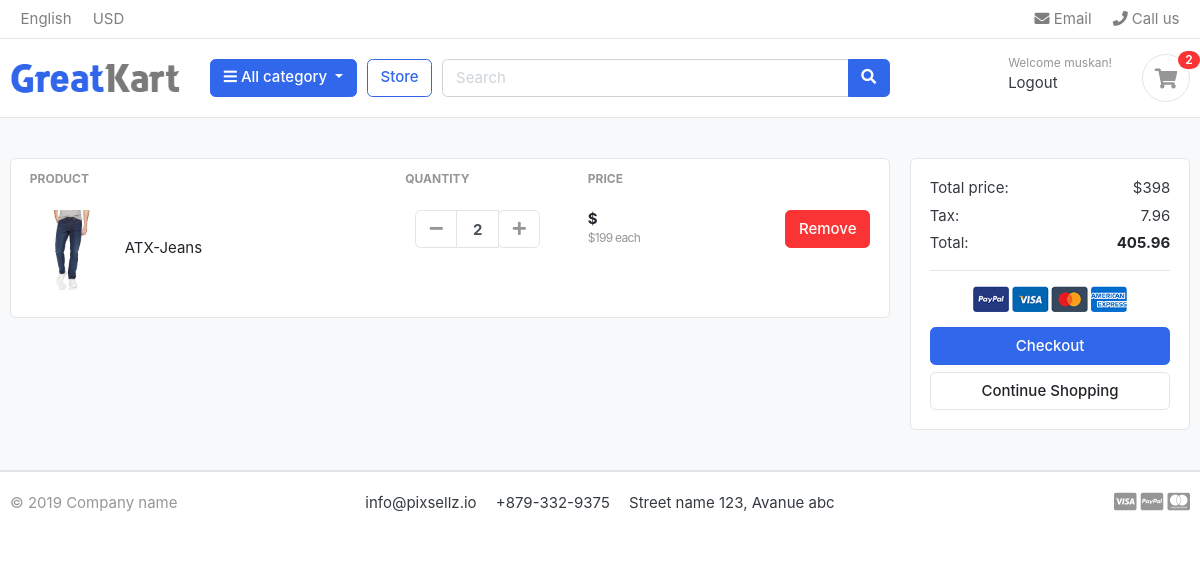
Screenshot of /cart/ (signed in) with the database file from the repository.
### accounts/models.py (models this page shows, shortened)
class Account(AbstractBaseUser):
    first_name = models.CharField(max_length=50)
    last_name = models.CharField(max_length=50)
    username = models.CharField(max_length=50, unique=True)
    email = models.EmailField(max_length=100, unique=True)
    phone_number = models.CharField(max_length=50, blank=True, null=True)
    date_joined = models.DateTimeField(auto_now_add=True)
    last_login = models.DateTimeField(auto_now=True)  # Default field from AbstractBaseUser
    is_admin = models.BooleanField(default=False)
    is_staff = models.BooleanField(default=False)
    is_active = models.BooleanField(default=True)  # Active by default
    is_superadmin = models.BooleanField(default=False)
    USERNAME_FIELD = 'email'
    REQUIRED_FIELDS = ['username', 'first_name', 'last_name']
    objects = MyAccountManager()

### cart/models.py (models this page shows, shortened)
class CartItem(models.Model):
    user = models.ForeignKey(Account, on_delete=models.CASCADE,null=True)
    product = models.ForeignKey(Product, on_delete=models.CASCADE)
    variations = models.ManyToManyField(Variation, blank=True)
    cart = models.ForeignKey(Cart, on_delete=models.CASCADE, null=True)
    quantity = models.IntegerField()
    is_active = models.BooleanField(default=True)

### store/models.py (models this page shows, shortened)
class Product(models.Model):
    product_name = models.CharField(max_length=200, unique=True)
    slug = models.SlugField(max_length=200,unique=True)
    description = models.TextField(max_length=500,blank=True)
    price = models.IntegerField()
    images = models.ImageField(upload_to='photos/products')
    stock = models.IntegerField()
    is_available = models.BooleanField(default=True)
    category = models.ForeignKey(Category, on_delete=models.CASCADE)
    created_date = models.DateTimeField(auto_now_add=True)
    modified_date = models.DateTimeField(auto_now_add=True)
    def get_url(self):
        return reverse('product_details', args = [self.category.slug,self.slug])

### cart/views.py (the view)
# urls.py: path('', views.cart, name='cart'),
def cart(request, total=0, quantity=0, cart_items=None):
    try:
        tax = 0
        grand_total = 0
        if request.user.is_authenticated:
            cart_items = CartItem.objects.filter(user=request.user, is_active=True)
        else:
            cart = Cart.objects.get(cart_id=_cart_id(request))
            cart_items = CartItem.objects.filter(cart=cart, is_active=True)
        for cart_item in cart_items:
            total += (cart_item.product.price * cart_item.quantity)
            quantity += cart_item.quantity
        tax = (2 * total)/100
        grand_total = total + tax
    except ObjectDoesNotExist:
        pass #just ignore
    context = {
        'total': total,
        'quantity': quantity,
        'cart_items': cart_items,
        'tax'       : tax,
        'grand_total': grand_total,
    }
    return render(request, 'store/cart.html', context)

### cart/context_processors.py (called while the page is built)
def counter(request):
    cart_count = 0
    if 'admin' in request.path:
        return {}  # Don't calculate cart count for admin paths
    else:
        try:
            cart = Cart.objects.filter(cart_id=_cart_id(request)).first()
            if request.user.is_authenticated:
                cart_items = CartItem.objects.filter(user = request.user)
            else:
                cart_items = CartItem.objects.filter(cart=cart)
            for cart_item in cart_items:
                cart_count += cart_item.quantity
        except Cart.DoesNotExist:
            cart_count = 0  # Handle case where cart does not exist
    print("carrrt",cart_count)
    return dict(cart_count=cart_count)

### cart/views.py (called while the page is built)
def _cart_id(request):
    cart = request.session.session_key
    if not cart:
        cart = request.session.create()
    return cart

### category/context_processors.py (called while the page is built)
def menu_links(request):
    links = Category.objects.all()
    return dict(links = links)

### category/models.py (called while the page is built)
    def get_url(self):
        return reverse('product_by_category', args=[self.slug])

### templates/store/cart.html (shortened to what this page needs)
{% extends 'base.html' %}
{% load static %}
{% block content %}
<section class="section-content padding-y bg">
    <div class="container">
    {% if not cart_items %}
         <h2 class="text-center" > Your Shopping Cart is Empty</h2>
         <br>
         <div class="text-center">
            <a href="{% url 'store' %}" class="btn btn-primary"> Continue Shopping</a>
         </div>
    {% else %}
    <div class="row">
        <aside class="col-lg-9">
    <div class="card">
    <table class="table table-borderless table-shopping-cart">
    <thead class="text-muted">
    <tr class="small text-uppercase">
      <th scope="col">Product</th>
      <th scope="col" width="120">Quantity</th>
      <th scope="col" width="120">Price</th>
      <th scope="col" class="text-right" width="200"> </th>
    </tr>
    </thead>
    <tbody>
    {% for cart_item in cart_items %}
    <tr>
        <td>
            <figure class="itemside align-items-center">
                <div class="aside"><img src="{{cart_item.product.images.url}}" class="img-sm"></div>
                <figcaption class="info">
                    <a href="{{cart_item.product.get_url }}" class="title text-dark">{{cart_item.product.product_name}}</a>
                </figcaption>
            </figure>
        </td>
        <td>
                        <div class="col">
                            <div class="input-group input-spinner">
                                <div class="input-group-prepend">
                                <a href="{% url 'remove_cart' cart_item.product.id cart_item.id %}" class="btn btn-light" type="button" id="button-plus"> <i class="fa fa-minus"></i> </a>
                                </div>
                                <input type="text" class="form-control"  value="{{cart_item.quantity}}">
                                <div class="input-group-append">
                            <form action="{% url 'add_cart' cart_item.product.id %}" method = "POST">
                                <button  class="btn btn-light" type="submit" id="button-minus"> <i class="fa fa-plus"></i> </button>
                            </form>
                            </div>
                            </div>
                        </div>
        </td>
        <td>
            <div class="price-wrap">
                <var class="price">${{cart_item.total_price}}</var>
                <small class="text-muted"> ${{cart_item.product.price}} each </small>
            </div>
        </td>
        <td class="text-right">
        <a href="{% url 'remove_cart_item' cart_item.product.id  cart_item.id %}" class="btn btn-danger" onclick="return confirm('ARE YOU SURE TO DELETE THIS ITEM')" > Remove</a>
        </td>
    </tr>
    {% endfor %}
    </tbody>
    </table>
    </div>
        </aside>
        <aside class="col-lg-3">
            <div class="card">
            <div class="card-body">
                <dl class="dlist-align">
                  <dt>Total price:</dt>
                  <dd class="text-right">${{total}}</dd>
                </dl>
                <dl class="dlist-align">
                  <dt>Tax:</dt>
                  <dd class="text-right"> {{tax}}</dd>
                </dl>
                <dl class="dlist-align">
                  <dt>Total:</dt>
                  <dd class="text-right text-dark b"><strong>{{grand_total}}</strong></dd>
                </dl>
                <hr>
                <p class="text-center mb-3">
                    <img src="{% static './images/misc/payments.png' %}" height="26">
                </p>
                <a href="{% url 'checkout' %}" class="btn btn-primary btn-block"> Checkout </a>
                <a href="{% url 'store' %}" class="btn btn-light btn-block">Continue Shopping</a>
            </div>
            </div>
    </aside>
    </div>
    {% endif %}
    </div>
    </section>
{% endblock%}

### templates/includes/nav.html (shortened to what this page needs)
{% load static %}
<header class="section-header">
<nav class="navbar p-md-0 navbar-expand-sm navbar-light border-bottom">
<div class="container">
  <div class="collapse navbar-collapse" id="navbarTop4">
    <ul class="navbar-nav mr-auto">
      <li class="nav-item dropdown">
      <a href="#" class="nav-link">   English </a>
    </li>
    <li class="nav-item dropdown">
      <a href="#" class="nav-link"> USD </a>
    </li>
    </ul>
    <ul class="navbar-nav">
    <li><a href="#" class="nav-link"> <i class="fa fa-envelope"></i> Email </a></li>
    <li><a href="#" class="nav-link"> <i class="fa fa-phone"></i> Call us </a></li>
  </ul>
  </div>
</div>
</nav>
<section class="header-main border-bottom">
  <div class="container">
<div class="row align-items-center">
  <div class="col-lg-2 col-md-3 col-6">
    <a href="{% url 'home' %}" class="brand-wrap">
      <img class="logo" src="{% static './images/logo.png' %}">
    </a>
  </div>
  <div class="col-lg col-sm col-md col-6 flex-grow-0">
    <div class="category-wrap dropdown d-inline-block float-right">
      <button type="button" class="btn btn-primary dropdown-toggle" data-toggle="dropdown">
        <i class="fa fa-bars"></i> All category
      </button>
    </div>
  </div>
  <a href="{% url 'store' %}" class="btn btn-outline-primary">Store</a>
  <div class="col-lg  col-md-6 col-sm-12 col">
    <form action="{% url 'search' %}" class="search" method='GET'>
      <div class="input-group w-100">
          <input type="text" class="form-control" style="width:60%;" placeholder="Search" name="keyword">
          <div class="input-group-append">
            <button class="btn btn-primary" type="submit">
              <i class="fa fa-search"></i>
            </button>
          </div>
        </div>
    </form>
  </div>
  <div class="col-lg-3 col-sm-6 col-8 order-2 order-lg-3">
        <div class="d-flex justify-content-end mb-3 mb-lg-0">
          {% if user.id is None %}
          <div class="widget-header">
            <small class="title text-muted">Welcome guest!</small>
            <div>
              <a href="{% url 'login' %}">Sign in</a> <span class="dark-transp"> | </span>
              <a href="{% url 'register' %}"> Register</a>
            </div>
          </div>
          {% else %}
          <div class="widget-header">
            <div>
            <small class="title text-muted">Welcome {{user.first_name}}!</small>
              <a href="{% url 'logout' %}"> Logout </a>
            </div>
          </div>
          {% endif %}
          <a href="{% url 'cart' %}" class="widget-header pl-3 ml-3">
            <div class="icon icon-sm rounded-circle border"><i class="fa fa-shopping-cart"></i></div>
            <span class="badge badge-pill badge-danger notify">{{cart_count}}</span>
          </a>
        </div>
      </div>
</div>
  </div>
</section>
</header>

### greatkart/static/css/ui.css (style rules this page uses)
html { font-family: "Inter", sans-serif; font-size: 15px; }
.price-wrap { letter-spacing: -0.7px; }
.icon-xs, .icon-sm, .icon-md, .icon-lg { display: inline-block; text-align: center; flex-shrink: 0; flex-grow: 0; }
.icon-sm { width: 48px; height: 48px; line-height: 48px !important; font-size: 20px; }
.img-xs, .img-sm, .img-md, .img-lg { -o-object-fit: cover; object-fit: cover; flex-shrink: 0; flex-grow: 0; }
.img-sm { width: 80px; height: 80px; }
.padding-y { padding-top: 40px; padding-bottom: 40px; }
var { font-style: normal; }
figure { margin-bottom: 0; }
.bg { background-color: #f8f9fa; }
.b { font-weight: 600; }
.header-main { position: relative; padding-top: 1rem; padding-bottom: 1rem; }
.brand-wrap .logo, .navbar-brand .logo { margin-right: 7px; max-height: 42px; display: inline-block; }
.widget-header { display: inline-block; vertical-align: middle; position: relative; }
.widget-header a { color: #343a40; }
.widget-header i { color: #969696; }
.widget-header .title { display: block; }
.widget-header .notify { position: absolute; top: -3px; right: -10px; }
.btn-light { background-color: #fff; border-color: #e4e4e4; }
.btn-light i { color: #969696; }
.itemside { position: relative; display: flex; width: 100%; }
.itemside .aside { position: relative; flex-shrink: 0; }
.itemside .info { padding-left: 15px; padding-right: 7px; }
.itemside .title { display: block; margin-bottom: 5px; color: #212529; }
[class*=dlist-] { margin-bottom: 5px; }
[class*=dlist-] dd { margin-bottom: 0; }
.dlist-align { display: flex; }
.dlist-align dt { width: 150px; word-wrap: break-word; font-weight: normal; }
.dlist-align dd { flex-grow: 1; }
.notify { position: absolute; top: -4px; right: -10px; display: inline-block; padding: 0.25em 0.6em; font-size: 12px; line-height: 1; text-align: center; border-radius: 3rem; color: #fff; background-color: #fa3434; }
.price { font-weight: 600; color: #212529; }
.input-spinner { width: 125px; flex-wrap: nowrap; display: inline-flex; vertical-align: middle; }
.input-spinner input.form-control { text-align: center; max-width: 46px; font-weight: bold; flex-basis: 46px; border-color: #e4e4e4; flex-grow: 0; }
.input-spinner .btn { width: 42px; text-align: center; padding-left: 0.5rem; padding-right: 0.5rem; }
.table-shopping-cart.table td, .table-shopping-cart.table th { padding-left: 1.25rem; padding-right: 1.25rem; }
.table-shopping-cart .price-wrap { line-height: 1.2; }
.table-shopping-cart .price { font-weight: bold; margin-right: 5px; display: block; }

### rows the page displays
Account: first_name "muskan"
CartItem: product.images (picture), product.product_name "ATX-Jeans", quantity "2", product.price "199"

### other values shown
{{ cart_count }} "2"
{{ total }} "398"
{{ tax }} "7.96"
{{ grand_total }} "405.96"
